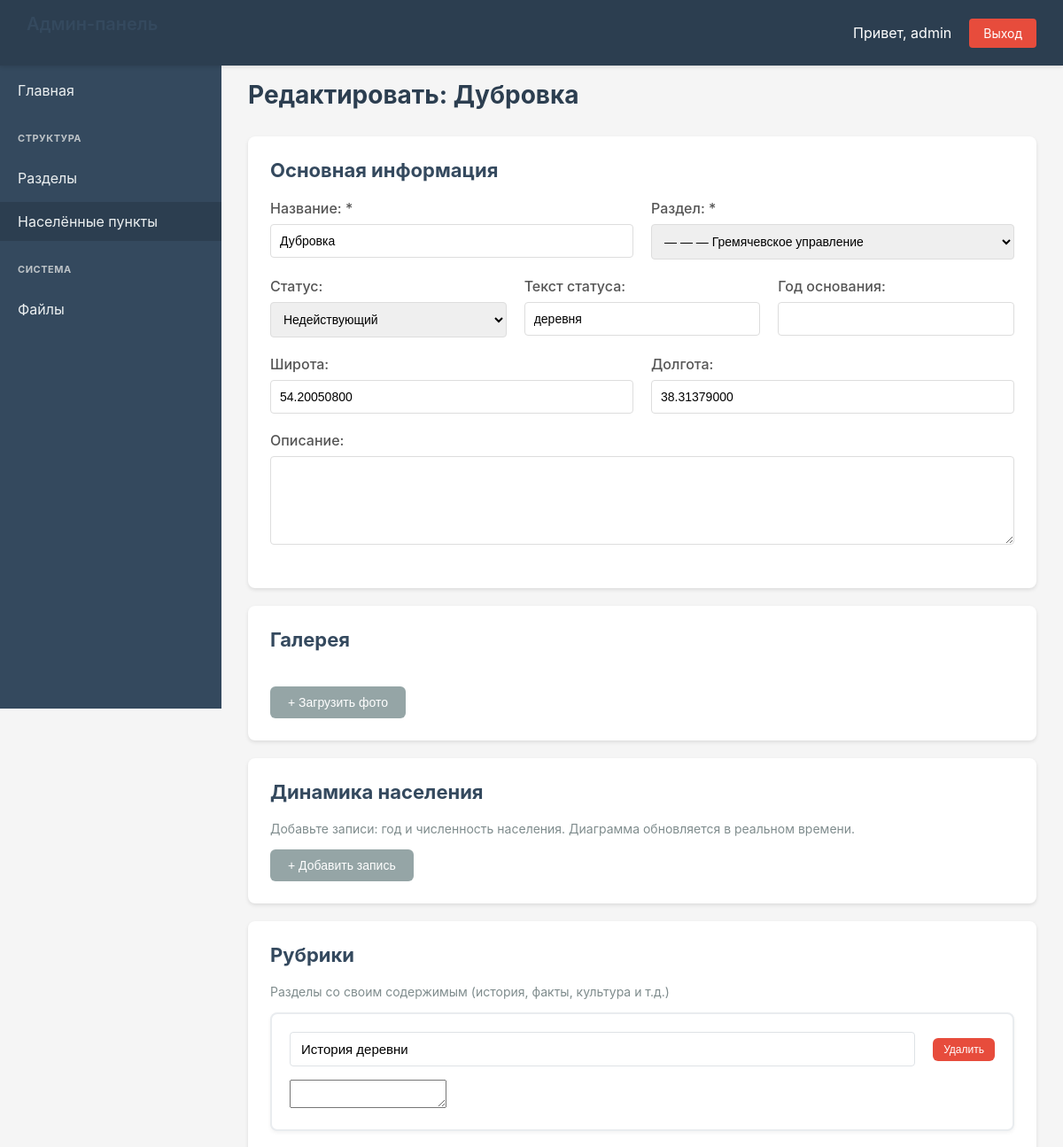
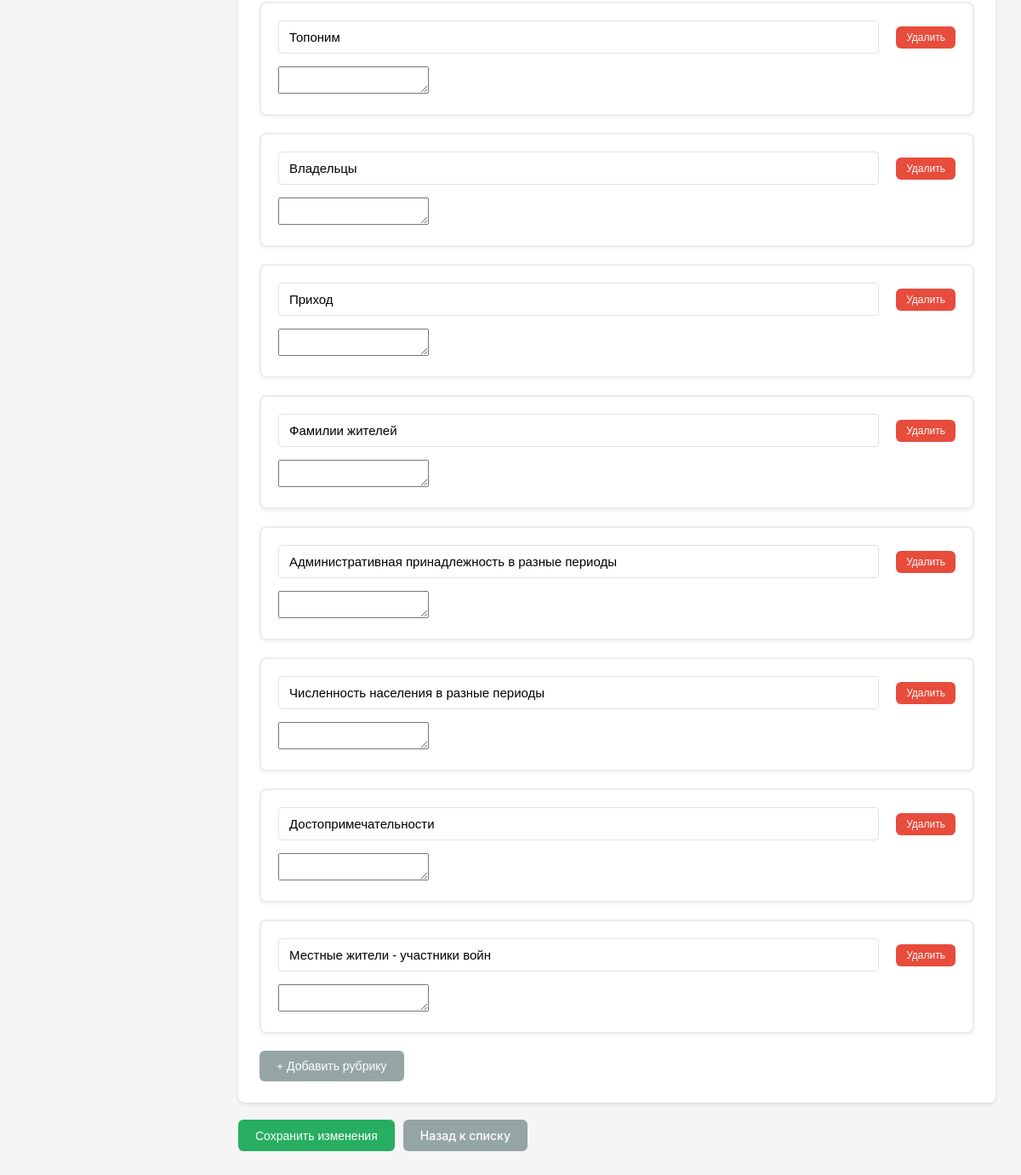
The page /admin/settlement-edit-v2.php?id=54 (signed in) on the database its author committed (2 pictures, top to bottom).
### tables this page shows
CREATE TABLE `settlements_v2` (
  `id` int NOT NULL AUTO_INCREMENT,
  `category_id` int NOT NULL,
  `name` varchar(255) NOT NULL,
  `status` enum('active','inactive') DEFAULT 'active',
  `custom_status` varchar(255) DEFAULT NULL,
  `year_founded` varchar(100) DEFAULT NULL,
  `latitude` decimal(10,8) DEFAULT NULL,
  `longitude` decimal(11,8) DEFAULT NULL,
  `description` text,
  `created_at` timestamp NULL DEFAULT CURRENT_TIMESTAMP,
  `updated_at` timestamp NULL DEFAULT CURRENT_TIMESTAMP ON UPDATE CURRENT_TIMESTAMP,
  PRIMARY KEY (`id`),
  KEY `idx_category` (`category_id`),
  KEY `idx_name` (`name`),
  KEY `idx_status` (`status`),
  CONSTRAINT `settlements_v2_ibfk_1` FOREIGN KEY (`category_id`) REFERENCES `categories` (`id`) ON DELETE CASCADE
);

CREATE TABLE `settlement_rubrics` (
  `id` int NOT NULL AUTO_INCREMENT,
  `settlement_id` int NOT NULL,
  `title` varchar(255) NOT NULL,
  `content` longtext,
  `sort_order` int DEFAULT '0',
  `created_at` timestamp NULL DEFAULT CURRENT_TIMESTAMP,
  `updated_at` timestamp NULL DEFAULT CURRENT_TIMESTAMP ON UPDATE CURRENT_TIMESTAMP,
  PRIMARY KEY (`id`),
  KEY `idx_settlement` (`settlement_id`),
  KEY `idx_sort` (`sort_order`),
  CONSTRAINT `settlement_rubrics_ibfk_1` FOREIGN KEY (`settlement_id`) REFERENCES `settlements_v2` (`id`) ON DELETE CASCADE
);

### admin/config.php (called while the page is built, shortened)
<?php
function getCurrentAdmin() {
    $conn = getDBConnection();
    $stmt = $conn->prepare("SELECT id, username, full_name FROM admin_users WHERE id = ?");
    $stmt->execute([$_SESSION[ADMIN_SESSION_KEY]]);
    return $stmt->fetch();
}
?>

### admin/settlement-edit-v2.php (the view, shortened to what this page needs)
<?php
require_once 'config.php';
$admin = getCurrentAdmin();
$conn = getDBConnection();
$settlement_id = intval($_GET['id'] ?? 0);
try {
    $stmt = $conn->prepare("SELECT * FROM settlements_v2 WHERE id = ?");
    $stmt->execute([$settlement_id]);
    $settlement = $stmt->fetch();
    $stmt = $conn->prepare("SELECT * FROM settlement_rubrics WHERE settlement_id = ? ORDER BY sort_order, id");
    $stmt->execute([$settlement_id]);
    $rubrics = $stmt->fetchAll();
    $allCategories = $conn->query("SELECT id, name, parent_id FROM categories ORDER BY sort_order, name")->fetchAll();
} catch (Exception $e) {
    $error = $e->getMessage();
}
function buildTree($categories, $parentId = null, $prefix = '') {
    $result = [];
    foreach ($categories as $cat) {
        if ($cat['parent_id'] == $parentId) {
            $result[] = ['id' => $cat['id'], 'name' => $prefix . $cat['name']];
            $result = array_merge($result, buildTree($categories, $cat['id'], $prefix . '— '));
        }
    }
    return $result;
}
$categoryTree = buildTree($allCategories);
?>
<!DOCTYPE html>
<html lang="ru">
<head>
    <link rel="stylesheet" href="css/admin-style.css">
</head>
<body>
    <?php include 'includes/header.php'; ?>
    <div class="container">
        <?php include 'includes/sidebar.php'; ?>
        <main class="main-content">
            <h1>Редактировать: <?php echo htmlspecialchars($settlement['name']); ?></h1>
            <form method="POST" id="settlement-form">
                <div class="card">
                    <h2>Основная информация</h2>
                    <div class="form-row">
                        <div class="form-group">
                            <label>Название: *</label>
                            <input type="text" name="name" value="<?php echo htmlspecialchars($settlement['name']); ?>" required>
                        </div>
                        <div class="form-group">
                            <label>Раздел: *</label>
                            <select name="category_id" required>
                                <?php foreach ($categoryTree as $cat): ?>
                                    <option value="<?php echo $cat['id']; ?>" <?php echo ($cat['id'] == $settlement['category_id']) ? 'selected' : ''; ?>>
                                        <?php echo htmlspecialchars($cat['name']); ?>
                                    </option>
                                <?php endforeach; ?>
                            </select>
                        </div>
                    </div>
                    <div class="form-row">
                        <div class="form-group">
                            <label>Статус:</label>
                            <select name="status">
                                <option value="inactive" <?php echo $settlement['status'] === 'inactive' ? 'selected' : ''; ?>>Недействующий</option>
                            </select>
                        </div>
                        <div class="form-group">
                            <label>Текст статуса:</label>
                            <input type="text" name="custom_status" value="<?php echo htmlspecialchars($settlement['custom_status'] ?? ''); ?>">
                        </div>
                        <div class="form-group">
                            <label>Год основания:</label>
                            <input type="text" name="year_founded" value="<?php echo htmlspecialchars($settlement['year_founded'] ?? ''); ?>">
                        </div>
                    </div>
                    <div class="form-row">
                        <div class="form-group">
                            <label>Широта:</label>
                            <input type="text" name="latitude" value="<?php echo htmlspecialchars($settlement['latitude'] ?? ''); ?>">
                        </div>
                        <div class="form-group">
                            <label>Долгота:</label>
                            <input type="text" name="longitude" value="<?php echo htmlspecialchars($settlement['longitude'] ?? ''); ?>">
                        </div>
                    </div>
                    <div class="form-group">
                        <label>Описание:</label>
                        <textarea name="description" rows="3"><?php echo htmlspecialchars($settlement['description'] ?? ''); ?></textarea>
                    </div>
                </div>
                <div class="card">
                    <h2>Галерея</h2>
                    <button type="button" class="btn btn-secondary" onclick="document.getElementById('gallery-upload').click()">+ Загрузить фото</button>
                </div>
                <div class="card">
                    <h2>Динамика населения</h2>
                    <p style="color:#7f8c8d;margin-bottom:15px;font-size:14px;">Добавьте записи: год и численность населения. Диаграмма обновляется в реальном времени.</p>
                    <button type="button" class="btn btn-secondary" id="add-pop-btn">+ Добавить запись</button>
                </div>
                <div class="card">
                    <h2>Рубрики</h2>
                    <p style="color: #7f8c8d; margin-bottom: 15px; font-size: 14px;">Разделы со своим содержимым (история, факты, культура и т.д.)</p>
                    <div id="rubrics-container">
                        <?php foreach ($rubrics as $idx => $rubric): ?>
                        <div class="section-item" data-rubric-id="<?php echo $rubric['id']; ?>">
                            <div class="section-header">
                                <input type="text" name="rubrics[existing_<?php echo $rubric['id']; ?>][title]" value="<?php echo htmlspecialchars($rubric['title']); ?>" placeholder="Название рубрики" style="flex: 1; margin-right: 10px;">
                                <button type="button" class="btn btn-danger btn-small remove-rubric">Удалить</button>
                            </div>
                            <textarea name="rubrics[existing_<?php echo $rubric['id']; ?>][content]" class="tinymce-editor" id="rubric_existing_<?php echo $rubric['id']; ?>"><?php echo htmlspecialchars($rubric['content']); ?></textarea>
                        </div>
                        <?php endforeach; ?>
                    </div>
                    <button type="button" class="btn btn-secondary" id="add-rubric-btn">+ Добавить рубрику</button>
                </div>
                <div style="margin-top: 20px; display: flex; gap: 10px;">
                    <button type="submit" class="btn btn-success">Сохранить изменения</button>
                    <a href="settlements-v2.php" class="btn btn-secondary">Назад к списку</a>
                </div>
            </form>
        </main>
    </div>
</body>
</html>

### admin/includes/header.php
<header class="admin-header">
    <div class="header-content">
        <div class="logo">
            <h2>Админ-панель</h2>
        </div>
        <div class="user-menu">
            <span>Привет, <?php echo htmlspecialchars($admin['username']); ?></span>
            <a href="logout.php" class="btn-logout">Выход</a>
        </div>
    </div>
</header>

### admin/css/admin-style.css (style rules this page uses)
* { margin: 0; padding: 0; box-sizing: border-box; }
body { font-family: -apple-system, BlinkMacSystemFont, "Segoe UI", Roboto, "Helvetica Neue", Arial, sans-serif; background: #f5f5f5; color: #333; }
.admin-header { background: #2c3e50; color: white; padding: 0; position: fixed; top: 0; left: 0; right: 0; z-index: 1000; box-shadow: 0 2px 4px rgba(0, 0, 0, 0.1); }
.header-content { display: flex; justify-content: space-between; align-items: center; padding: 15px 30px; }
.logo h2 { font-size: 20px; font-weight: 600; }
.user-menu { display: flex; align-items: center; gap: 20px; }
.btn-logout { background: #e74c3c; color: white; padding: 8px 16px; border-radius: 4px; text-decoration: none; font-size: 14px; transition: background 0.3s; }
.container { display: flex; margin-top: 60px; min-height: calc(100vh - 60px); }
.main-content { margin-left: 250px; padding: 30px; flex: 1; }
h1 { font-size: 28px; margin-bottom: 30px; color: #2c3e50; }
h2 { font-size: 22px; margin-bottom: 20px; color: #34495e; }
.btn { padding: 10px 20px; border-radius: 6px; text-decoration: none; font-weight: 500; transition: all 0.3s; display: inline-block; border: none; cursor: pointer; font-size: 14px; text-align: center; }
.btn-secondary { background: #95a5a6; color: white; }
.btn-success { background: #27ae60; color: white; }
.btn-danger { background: #e74c3c; color: white; }
.btn-small { padding: 6px 12px; font-size: 12px; }
.card { background: white; padding: 25px; border-radius: 8px; box-shadow: 0 2px 4px rgba(0, 0, 0, 0.1); margin-bottom: 20px; }
.form-group { margin-bottom: 20px; }
.form-group label { display: block; margin-bottom: 8px; color: #555; font-weight: 500; }
.form-group input[type="text"], .form-group input[type="number"], .form-group input[type="email"], .form-group select, .form-group textarea { width: 100%; padding: 10px; border: 1px solid #ddd; border-radius: 4px; font-size: 14px; }
.form-group textarea { min-height: 100px; resize: vertical; }
.form-row { display: grid; grid-template-columns: repeat(auto-fit, minmax(200px, 1fr)); gap: 20px; }
.section-item { background: white; padding: 20px; margin-bottom: 20px; border-radius: 8px; border: 2px solid #e9ecef; box-shadow: 0 2px 4px rgba(0, 0, 0, 0.05); }
.section-header { display: flex; justify-content: space-between; align-items: center; margin-bottom: 15px; gap: 10px; }
.section-header input { flex: 1; padding: 10px 12px; border: 1px solid #dee2e6; border-radius: 4px; font-size: 15px; font-weight: 500; }

### rows shown on the page
settlements_v2: name "Дубровка", category_id "— — — Гремячевское управление", status "Недействующий", custom_status "деревня", latitude "54.20050800", longitude "38.31379000"
settlement_rubrics: title "История деревни"
settlement_rubrics: title "Топоним"
settlement_rubrics: title "Владельцы"
settlement_rubrics: title "Приход"
settlement_rubrics: title "Фамилии жителей"
settlement_rubrics: title "Административная принадлежность в разные периоды"
settlement_rubrics: title "Численность населения в разные периоды"
settlement_rubrics: title "Достопримечательности"
settlement_rubrics: title "Местные жители - участники войн"

### other values the page prints
$admin['username'] "admin"
